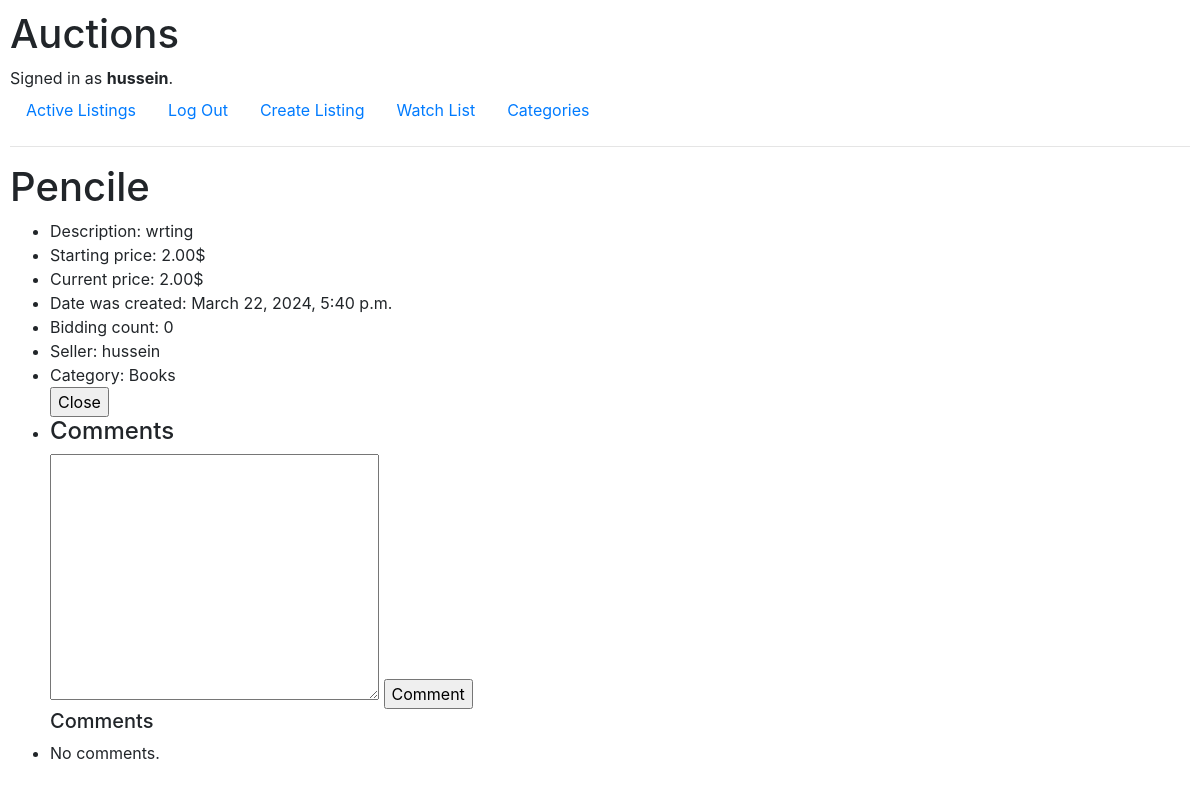
/listing/12 (signed in), run on an earlier commit of the app's database.
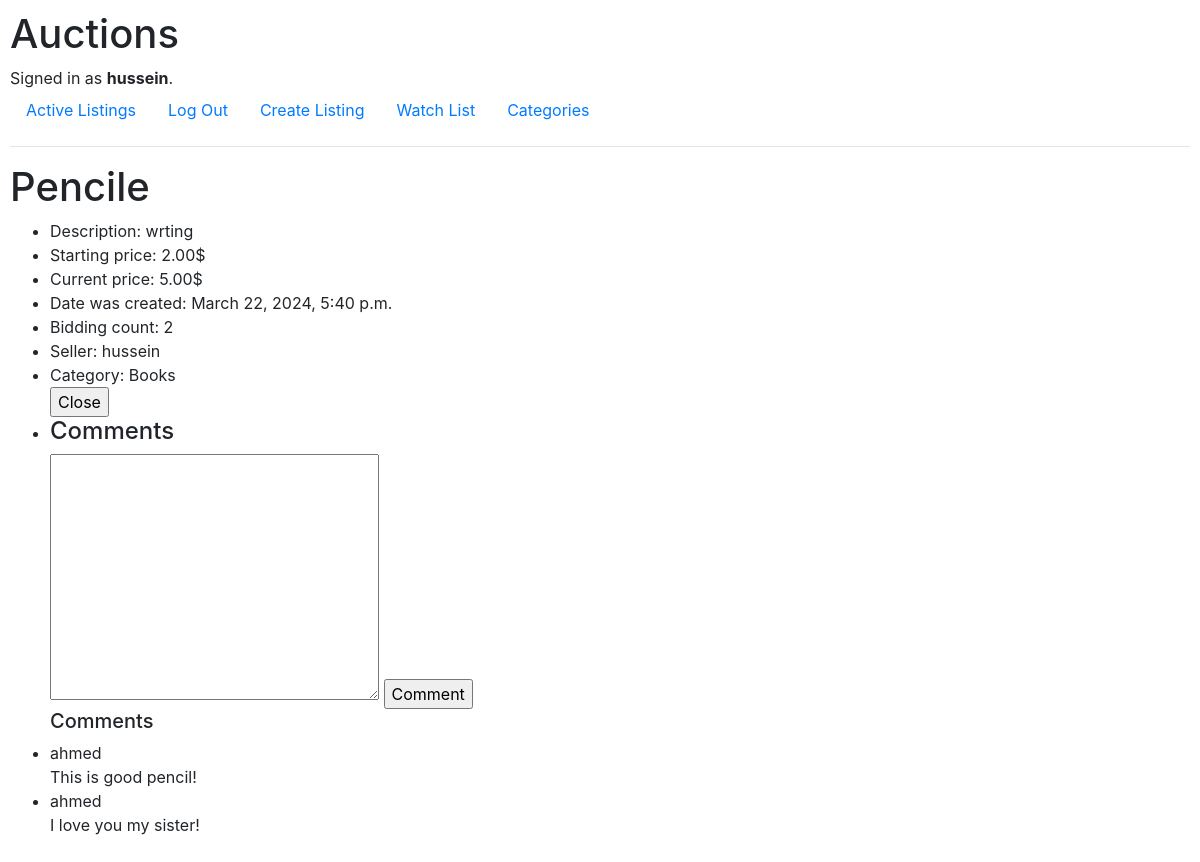
And on a later commit of the database.
### auctions/models.py (models this page shows, shortened)
class User(AbstractUser):
    watchlist = models.ManyToManyField(
        "AuctionListing", null=True, blank=True, related_name="watchlist_user"
    )
    def __str__(self):
        return self.username

class AuctionListing(models.Model):
    status = models.BooleanField(default=True)
    title = models.CharField(max_length=100, null=False, blank=False)
    description = models.TextField(null=False, blank=False)
    image = models.URLField(null=True, blank=True)
    starting_price = models.DecimalField(
        max_digits=8,
        decimal_places=2,
        null=False,
        blank=False,
        validators=[MinValueValidator(0.01)],
    )
    current_price = models.DecimalField(
        max_digits=8,
        decimal_places=2,
        null=True,
        blank=True,
        validators=[MinValueValidator(0.01)],
    )
    time = models.DateTimeField(auto_now_add=True, null=False, blank=False)
    bidding_count = models.IntegerField(
        default=0, null=False, blank=False, validators=[MinValueValidator(0)]
    )
    highest_bid = models.OneToOneField(
        "Bid", on_delete=models.SET_NULL, null=True, blank=True
    )
    seller = models.ForeignKey(
        User,
        related_name="auction_listing",
        on_delete=models.CASCADE,
        null=False,
        blank=False,
    )
    category = models.ForeignKey(
        Category,
        related_name="auction_listing",
        on_delete=models.SET_DEFAULT,
        default=1,
        null=False,
        blank=False,
    )

class Category(models.Model):
    name = models.CharField(max_length=100, null=False, blank=False)
    def __str__(self):
        return self.name

class Comment(models.Model):
    text = models.TextField(null=False, blank=False)
    auction_listing = models.ForeignKey(
        AuctionListing,
        related_name="comments",
        on_delete=models.CASCADE,
        null=False,
        blank=False,
    )
    bidder = models.ForeignKey(User, on_delete=models.CASCADE, null=False, blank=False)
    def __str__(self):
        return self.text

### auctions/views.py (the view)
# urls.py: path("listing/<int:listing_id>", views.listing, name="listing"),
@login_required(login_url="login")
def listing(request, listing_id):
    user = request.user
    listing = AuctionListing.objects.get(pk=listing_id)
    return render(request, "auctions/listing.html", {
        "listing": listing,
        "in_watchlist": user.watchlist.filter(pk=listing_id),
        "comments": Comment.objects.filter(auction_listing=listing)
    })

### auctions/templates/auctions/listing.html (shortened to what this page needs)
{% extends "auctions/layout.html" %}
{% block body %}
    <h1>{{ listing.title }}</h1>
    <ul>
        <li>Description: {{ listing.description}}</li>
        <li>Starting price: {{ listing.starting_price }}$</li>
        <li>Current price: {{ listing.current_price }}$</li>
        <li>Date was created: {{ listing.time }}</li>
        <li>Bidding count: {{ listing.bidding_count }}</li>
        <li>Seller: {{ listing.seller }}</li>
        <li>Category: {{ listing.category }}</li>
        {% if not listing.status %}
            <li>This listing has been closed!</li>
        {% else %}
            {% if user == listing.seller %}
                <form action="{% url 'close' %}" method="post">
                    <input type="submit" value="Close">
                </form>
            {% endif %}
            <li>
                <h4>Comments</h4>
                <form action="{% url 'comment' %}" method="post">
                    <textarea name="text" cols="30" rows="10" required></textarea>
                    <input type="submit" value="Comment">
                </form>
            </li>
        {% endif %}
        <h5>Comments</h5>
        {% for comment in comments %}
            <li>
                <div>{{ comment.bidder }}</div>
                <div>{{ comment }}</div>
            </li>
        {% empty %}
            <li>No comments.</li>
        {% endfor %}
    </ul>
{% endblock %}

### auctions/templates/auctions/layout.html (shortened to what this page needs)
{% load static %}
<!DOCTYPE html>
<html lang="en">
    <head>
        <link rel="stylesheet" href="https://stackpath.bootstrapcdn.com/bootstrap/4.4.1/css/bootstrap.min.css">
        <link href="{% static 'auctions/styles.css' %}" rel="stylesheet">
    </head>
    <body>
        <h1>Auctions</h1>
        <div>
            {% if user.is_authenticated %}
                Signed in as <strong>{{ user.username }}</strong>.
            {% else %}
                Not signed in.
            {% endif %}
        </div>
        <ul class="nav">
            <li class="nav-item">
                <a class="nav-link" href="{% url 'index' %}">Active Listings</a>
            </li>
            {% if user.is_authenticated %}
                <li class="nav-item">
                    <a class="nav-link" href="{% url 'logout' %}">Log Out</a>
                </li>
                <li class="nav-item">
                    <a class="nav-link" href="{% url 'create_listing' %}">Create Listing</a>
                </li>
                <li class="nav-item">
                    <a class="nav-link" href="{% url 'watchlist' %}">Watch List</a>
                </li>
                <li class="nav-item">
                    <a class="nav-link" href="{% url 'category' %}">Categories</a>
                </li>
            {% endif %}
        </ul>
        <hr>
        {% block body %}
        {% endblock %}
    </body>
</html>

### auctions/static/auctions/styles.css (style rules this page uses)
body { padding: 10px; }

What changed in the data, as far as the page shows it:
changed AuctionListing "Pencile": current_price "2.00" → "5.00"; bidding_count "0" → "2"
added Comment: bidder "ahmed", text "This is good pencil!"
added Comment: bidder "ahmed", text "I love you my sister!"
Also different on the page:
text no longer shown: "No comments."
